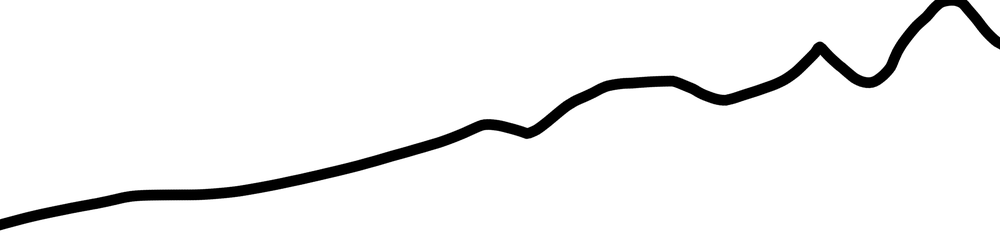
#> input picture img/climb.png, 1000 x 239 px, shrunk from 3317 x 793 before the run
$ python img_to_array.py
#> lines starting #> are read from the running program, lines starting #| are printed output that depends on the picture; after the words box and inside, x2 and y2 are one past the last pixel; in counts of white or black regions, pixels touching at a corner belong together; long printed decimals are rounded
from typing import List
import numpy as np
from PIL import Image


def img_to_array(
    image_path: str,
    num_points: int = 1000,
    threshold: int = 128,
    normalize: bool = True,
) -> np.ndarray:
    """
    Extract y-values of a dark curve from a grayscale image.

    Args:
        image_path: Path to the image (will be converted to grayscale).
        num_points: Number of samples along the x-axis.
        threshold: Grayscale cutoff (0–255) to detect the curve pixels.
        normalize: If True, scale output to [0, 1] with 0 at bottom.

    Returns:
        A numpy array of shape (num_points,) with the y-value of the curve
        at each sampled x (float). Points with no detected curve will be NaN.
    """
#> called with image_path = 'img/climb.png', num_points = 25, threshold = 128, normalize = True
    # load & grayscale
    img = Image.open(image_path).convert("L")
    arr = np.array(img)  # shape (H, W)
    H, W = arr.shape
#> H = 239; W = 1000

    # binary mask of where the curve is (dark pixels)
    mask = arr < threshold
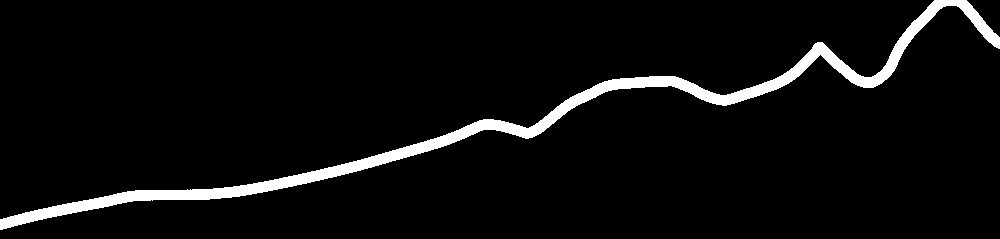
#> mask: shape (239, 1000) bool; 5% white; 1 white region, box (x1, y1, x2, y2) and area: (0, 0, 1000, 230) 11850

    # sample x positions in pixel space
    xs = np.linspace(0, W - 1, num_points)
#> xs = 25 values from 0 to 999
    ys: List[float] = []

    for x in xs:
        col = mask[:, int(round(x))]
        idx = np.where(col)[0]
        if idx.size:
            # take the average y of all detected pixels in this column
            y_px = float(idx.mean())
            # invert so y=0 at bottom
            y_val = (H - 1 - y_px) if normalize else y_px
        else:
            y_val = float("nan")
        ys.append(y_val)
#> this loop made 25 passes
#> (idx, y_px, y_val) on passes 1 to 10: ([219, 220, 221, 222, 223, 224, 225, 226, 227, 228, 229], 224, 14), ([209, 210, 211, 212, 213, 214, 215, 216, 217, 218, 219], 214, 24), ([200, 201, 202, 203, 204, 205, 206, 207, 208, 209, 210], 205, 33), ([192, 193, 194, 195, 196, 197, 198, 199, 200, 201, 202], 197, 41), ([190, 191, 192, 193, 194, 195, 196, 197, 198, 199], 194.5, 43.5), ([189, 190, 191, 192, 193, 194, 195, 196, 197, 198, 199], 194, 44), ([184, 185, 186, 187, 188, 189, 190, 191, 192, 193, 194], 189, 49), ([176, 177, 178, 179, 180, 181, 182, 183, 184, 185, 186], 181, 57), ([166, 167, 168, 169, 170, 171, 172, 173, 174, 175, 176], 171, 67), ([155, 156, 157, 158, 159, 160, 161, 162, 163, 164, 165], 160, 78)
#> (y_px, y_val) on pass 14: (126, 112)
#> after the loop, ys = 25 values, max 235 at index 23, min 14 at index 0, mean 110

    y_arr = np.array(ys, dtype=float)
#> y_arr has the same summary as ys
    if normalize:
        y_arr /= float(H - 1)
#> y_arr = 25 values, max 0.987 at index 23, min 0.0588 at index 0, mean 0.462

    return y_arr


def percentiles(y_values: np.ndarray, percentiles: list) -> dict:
    return {p: float(np.percentile(y_values, p)) for p in percentiles}


# --- usage ---
if __name__ == "__main__":
    y_values = img_to_array(
        "img/climb.png",
        num_points=25,
    )
#> y_values has the same summary as y_arr in img_to_array
    print(y_values.shape)  # -> (1000,)
#| (25,)
    print(y_values)  # uncomment to dump all 1,000 values
#| [0.05882 0.1008 0.1387 0.1723 0.1828 0.1849
#|  0.2059 0.2395  0.2815 0.3277 0.3739 0.4328
#|  0.4748 0.4706 0.5945 0.6513  0.6597 0.5966
#|  0.6092  0.687 0.7521 0.6618 0.8908  0.9874
#|  0.8214]

    # use matplotlib to visualize
    import matplotlib.pyplot as plt

    plt.plot(y_values)
    plt.xlabel("x position (sampled)")
    plt.ylabel("y value (normalized)")
    plt.title("Extracted Curve Y-Values")
    # plt.show()

    # smooth the curve into a new array and plot that too
    from scipy.ndimage import gaussian_filter1d

    smoothed_y = gaussian_filter1d(y_values, sigma=2)
#> smoothed_y = 25 values from 0.103 to 0.864
    plt.plot(smoothed_y, label="Smoothed Curve", color="orange")
    plt.xlabel("x position (sampled)")
    plt.ylabel("y value (normalized)")
    plt.title("Smoothed Curve Y-Values")
    plt.legend()
    print("Done extracting and plotting curve y-values.")

    # Find the 10th, 20th, 80th, and 90th percentile y-values from the smoothed_y
    percentile_ranges = [10, 20, 80, 90]
    percentile_values = percentiles(smoothed_y, percentile_ranges)
#> percentile_values = {10: 0.142, 20: 0.195, 80: 0.697, 90: 0.799}
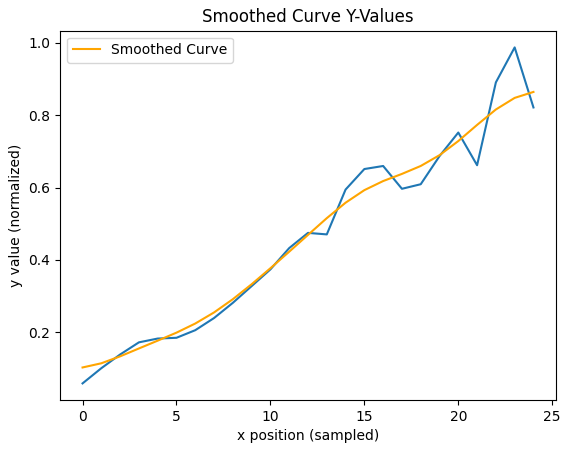
#> figure drawn by matplotlib, 1 panel; curve peaks at x = 23, y = 0.987; curve peaks at x = 24, y = 0.864

$ run again, with img/ambiguous.png copied over img/climb.png
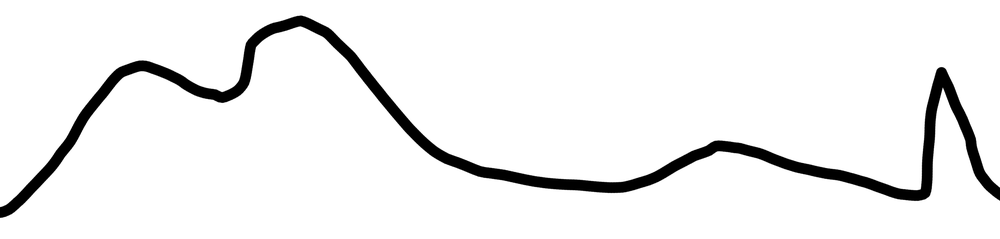
#> input picture img/ambiguous.png, 1000 x 239 px, shrunk from 3317 x 793 before the run
#> in img_to_array, `mask = arr < threshold`:
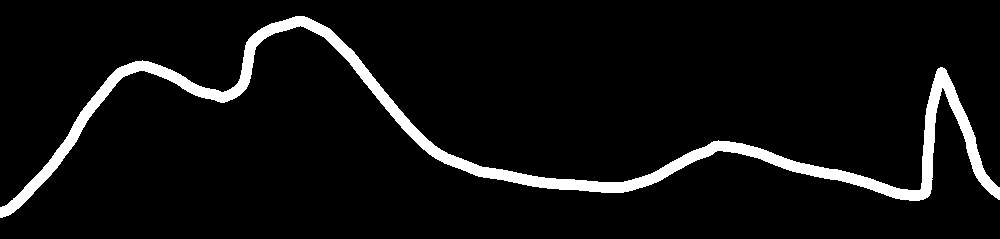
#> mask: shape (239, 1000) bool; 6.2% white; 1 white region, box (x1, y1, x2, y2) and area: (0, 16, 1000, 218) 14766
#> the loop in img_to_array, `for x in xs:` made 25 passes
#> (idx, y_px, y_val) on passes 1, 4, 5, 6, 8, 9: ([207, 208, 209, 210, 211, 212, 213, 214, 215, 216, 217], 212, 26), ([65, 66, 67, 68, 69, 70, 71, 72, 73, 74, 75], 70, 168), ([68, 69, 70, 71, 72, 73, 74, 75, 76, 77, 78], 73, 165), ([88, 89, 90, 91, 92, 93, 94, 95, 96, 97, 98], 93, 145), ([18, 19, 20, 21, 22, 23, 24, 25, 26, 27, 28], 23, 215), ([32, 33, 34, 35, 36, 37, 38, 39, 40, 41, 42, 43, 44, 45, 46], 39, 199)
#> after the loop in img_to_array, `for x in xs:`: ys = 25 values, max 215 at index 7, min 26 at index 0, mean 99.5
#> in img_to_array, `y_arr = np.array(ys, dtype=float)`: y_arr has the same summary as ys
#> in img_to_array, `y_arr /= float(H - 1)`: y_arr = 25 values, max 0.903 at index 7, min 0.109 at index 0, mean 0.418
#> y_values has the same summary as y_arr in img_to_array
#| (25,)
#| [0.1092  0.2605  0.5063 0.7059 0.6933 0.6092
#|  0.7584 0.9034 0.8361 0.6345 0.4328 0.3172
#|  0.2689 0.2353 0.2227 0.2185 0.2836 0.3697
#|  0.3697  0.3067 0.2689 0.2227 0.1807 0.5483
#|  0.1891]
#> smoothed_y = 25 values, max 0.721 at index 6, min 0.269 at index 14, mean 0.418
#> percentile_values = {10: 0.286, 20: 0.29, 80: 0.604, 90: 0.684}
#> `percentile_values = percentiles(smoothed_y, percentile_ranges)`:
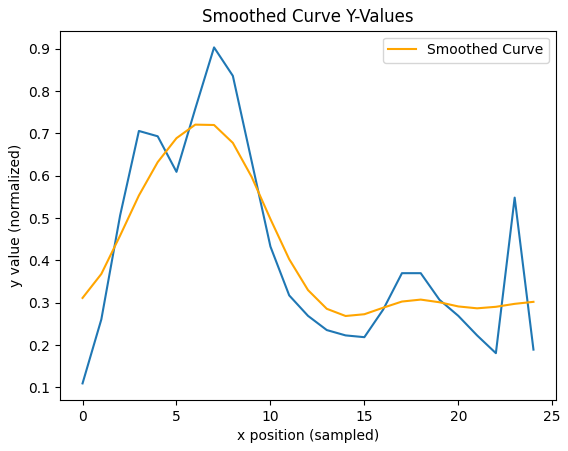
#> figure drawn by matplotlib, 1 panel; curve peaks at x = 7, y = 0.903; curve peaks at x = 6, y = 0.721

$ run again, with img/breath_1_semi_ambiguous.png copied over img/climb.png
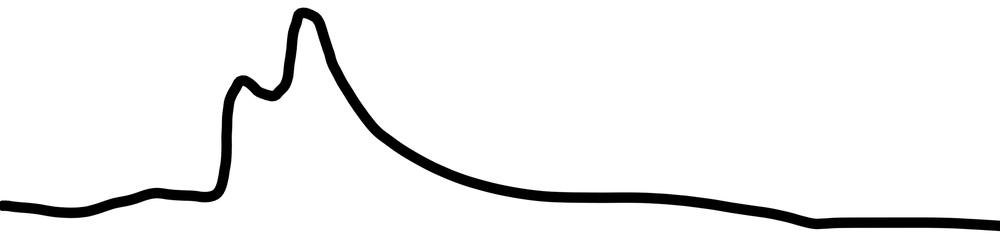
#> input picture img/breath_1_semi_ambiguous.png, 1000 x 239 px, shrunk from 3317 x 793 before the run
#> in img_to_array, `mask = arr < threshold`:
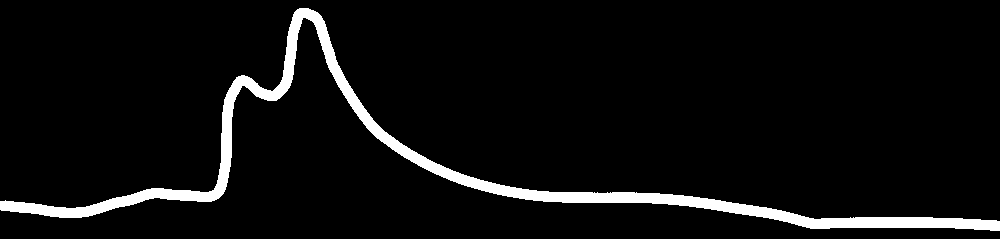
#> mask: shape (239, 1000) bool; 5.5% white; 1 white region, box (x1, y1, x2, y2) and area: (0, 8, 1000, 231) 13119
#> the loop in img_to_array, `for x in xs:` made 25 passes
#> (idx, y_px, y_val) on passes 1 to 6: ([201, 202, 203, 204, 205, 206, 207, 208, 209], 205, 33), ([205, 206, 207, 208, 209, 210, 211, 212, 213, 214], 209.5, 28.5), ([207, 208, 209, 210, 211, 212, 213, 214, 215, 216], 211.5, 26.5), ([196, 197, 198, 199, 200, 201, 202, 203, 204, 205], 200.5, 37.5), ([189, 190, 191, 192, 193, 194, 195, 196, 197, 198], 193.5, 44.5), ([192, 193, 194, 195, 196, 197, 198, 199, 200, 201], 196.5, 41.5)
#> after the loop in img_to_array, `for x in xs:`: ys = 25 values, max 186.5 at index 7, min 12.5 at index 24, mean 53.9
#> in img_to_array, `y_arr = np.array(ys, dtype=float)`: y_arr has the same summary as ys
#> in img_to_array, `y_arr /= float(H - 1)`: y_arr = 25 values, max 0.784 at index 7, min 0.0525 at index 24, mean 0.226
#> y_values has the same summary as y_arr in img_to_array
#| (25,)
#| [0.1387 0.1197  0.1113 0.1576 0.187 0.1744
#|  0.6471 0.7836 0.7374 0.458 0.3382 0.2542
#|  0.2038 0.1786 0.1723 0.1723 0.166 0.145
#|  0.1176 0.08403 0.06513 0.06723 0.06723 0.06303
#|  0.05252]
#> smoothed_y = 25 values, max 0.527 at index 8, min 0.0607 at index 24, mean 0.226
#> percentile_values = {10: 0.0695, 20: 0.0957, 80: 0.376, 90: 0.471}
#> `percentile_values = percentiles(smoothed_y, percentile_ranges)`:
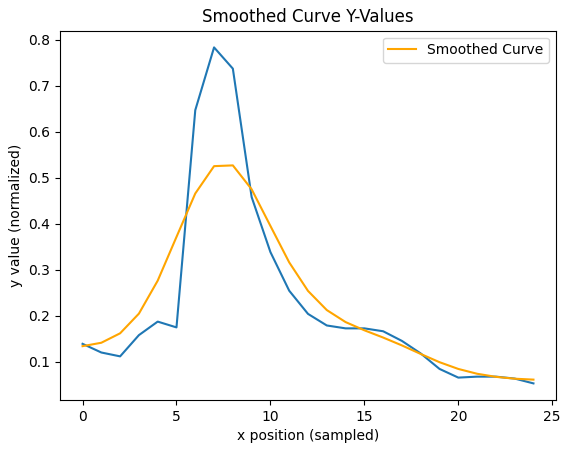
#> figure drawn by matplotlib, 1 panel; curve peaks at x = 7, y = 0.784; curve peaks at x = 8, y = 0.527

$ run again, with img/breath_2_ambiguous.png copied over img/climb.png
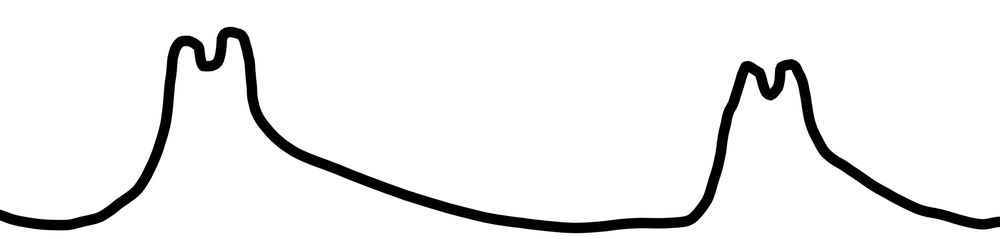
#> input picture img/breath_2_ambiguous.png, 1000 x 239 px, shrunk from 3317 x 793 before the run
#> in img_to_array, `mask = arr < threshold`:
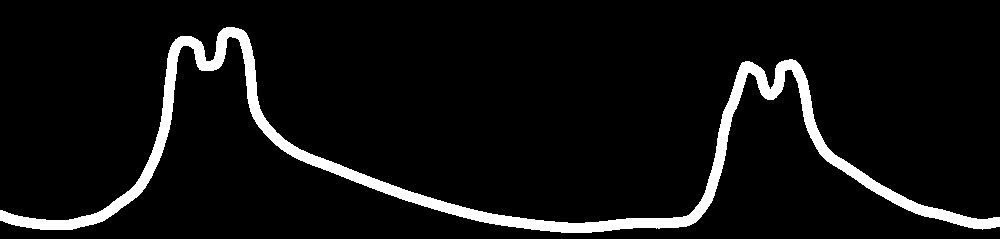
#> mask: shape (239, 1000) bool; 6.5% white; 1 white region, box (x1, y1, x2, y2) and area: (0, 27, 1000, 233) 15497
#> the loop in img_to_array, `for x in xs:` made 25 passes
#> (idx, y_px, y_val) on passes 1, 2, 3, 6, 8, 9: ([210, 211, 212, 213, 214, 215, 216, 217, 218, 219, 220], 215, 23), ([219, 220, 221, 222, 223, 224, 225, 226, 227, 228, 229], 224, 14), ([216, 217, 218, 219, 220, 221, 222, 223, 224, 225, 226], 221, 17), ([61, 62, 63, 64, 65, 66, 67, 68, 69, 70], 65.5, 172.5), ([144, 145, 146, 147, 148, 149, 150, 151, 152, 153, 154, 155], 149.5, 88.5), ([162, 163, 164, 165, 166, 167, 168, 169, 170, 171, 172], 167, 71)
#> after the loop in img_to_array, `for x in xs:`: ys = 25 values, max 174 at index 19, min 10.5 at index 14, mean 60.12
#> in img_to_array, `y_arr = np.array(ys, dtype=float)`: y_arr has the same summary as ys
#> in img_to_array, `y_arr /= float(H - 1)`: y_arr = 25 values, max 0.731 at index 19, min 0.0441 at index 14, mean 0.253
#> y_values has the same summary as y_arr in img_to_array
#| (25,)
#| [0.09664 0.05882 0.07143 0.1639 0.563 0.7248
#|  0.6765 0.3718 0.2983 0.2269 0.1681 0.1176
#|  0.07773 0.05462 0.04412 0.06092 0.06513 0.1912
#|  0.7206 0.7311 0.3361 0.2206 0.1261 0.07983
#|  0.06933]
#> smoothed_y = 25 values, max 0.466 at index 6, min 0.0922 at index 13, mean 0.253
#> percentile_values = {10: 0.11, 20: 0.136, 80: 0.383, 90: 0.411}
#> `percentile_values = percentiles(smoothed_y, percentile_ranges)`:
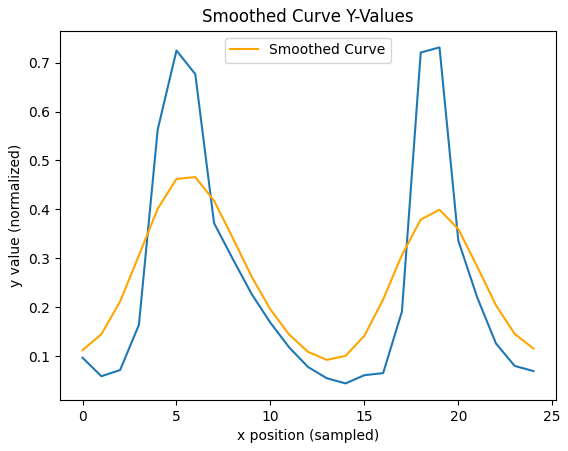
#> figure drawn by matplotlib, 1 panel; curve peaks at x = 19, y = 0.731; curve peaks at x = 6, y = 0.466
